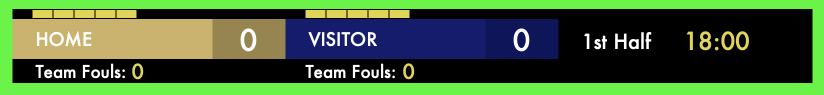
#> input picture Resources/basketballScoreboardImage.png, 1648 x 190 px (shown at 1/2 size); its folder holds 4 pictures in this run
$ python -i scoreboardTest.py   (imports and definitions only)
#> lines starting #> are read from the running program, lines starting #| are printed output that depends on the picture
from tkinter import *
from PIL import ImageTk, Image
from lib import basketballStandalone, basketballClient, wrestlingStandalone, wrestlingClient, baseballStandalone, \
    baseballClient, volleyballStandalone, volleyballClient
from socket import *
import os


fFont = "Lucida Grande"

# [9 lines left out: function resource_path, not called in this run]


def clickBasketball(event=None):
    root.destroy()
    basketballStandalone.start()


def clickWrestling(event):
    root.destroy()
    wrestlingStandalone.start()


def clickBaseball(event):
    root.destroy()
    baseballStandalone.start()

def clickVolleyball(event):
    root.destroy()
    volleyballStandalone.start()


# [22 lines left out: function connectToHost, not called in this run]


ipy=420
porty=ipy+30
connecty = porty+30

baskety = 150
wrestlingy = baskety + 80
volleyy = wrestlingy+80
basey = volleyy + 80

basketpicy = baskety-40
wrestlingpicy = wrestlingy-40
volleypicy = volleyy-40
basepicy=basey-40


def main():
    global root, connectLabel, ipIn, portIn
    root = Tk()
    root.configure(bg='#000000')
    root.title("Scorecast Scoreboards")
    root.geometry('500x500')

    welcomeLabel = Label(root, text='Welcome!\n\n Please Select what scoreboard you would like to use!')
    welcomeLabel.place(x=250, y=40, anchor='c')
    welcomeLabel.config(font=(fFont, 15, 'bold'), fg='#ffffff', bg='#000000')


    selectBasketball = Label(root, text='BASKETBALL', width=15, height=5, fg='#ffffff', bg='#000000')
    selectBasketball.bind("<Button-1>", clickBasketball)
    selectBasketball.place(x=250, y=baskety, anchor='c')

    basketballImagePath = "Resources/basketballScoreboardImage.png"
    basketballImg = ImageTk.PhotoImage(Image.open(basketballImagePath).resize((300, 31)))
    basketballPreview = Label(root, image=basketballImg)
    basketballPreview.bind("<Button-1>", clickBasketball)
    basketballPreview.place(x=250, y=basketpicy, anchor='c')


    selectWrestling = Label(root, text='WRESTLING', width=15, height=5, fg='#ffffff', bg='#000000')
    selectWrestling.bind("<Button-1>", clickWrestling)
    selectWrestling.place(x=250, y=wrestlingy, anchor='c')

    wrestlingImagePath = "Resources/wrestlingScoreboardImage.png"
    wrestlingImg = ImageTk.PhotoImage(Image.open(wrestlingImagePath).resize((300, 27)))
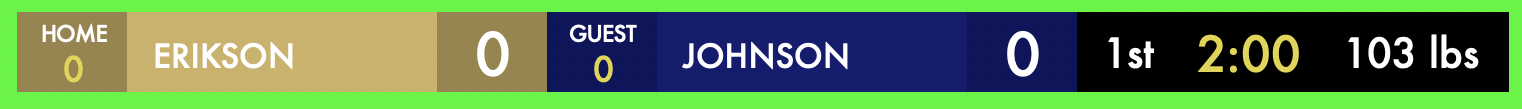
#> input picture Resources/wrestlingScoreboardImage.png, 1522 x 109 px
    wrestlingPreview = Label(root, image=wrestlingImg)
    wrestlingPreview.bind("<Button-1>", clickWrestling)
    wrestlingPreview.place(x=250, y=wrestlingpicy, anchor='c')


    selectVolleyball = Label(root, text='VOLLEYBALL', width = 15, height = 5, fg='#ffffff', bg='#000000')
    selectVolleyball.bind("<Button-1>", clickVolleyball)
    selectVolleyball.place(x=250, y=volleyy, anchor='c')

    volleyballImagePath = "resources/volleyballScoreboardImage.png"
    volleyballImg = ImageTk.PhotoImage(Image.open(volleyballImagePath).resize((300, 27)))
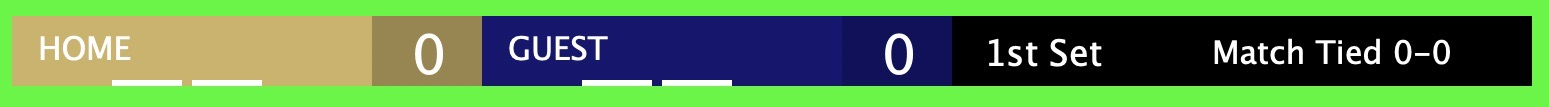
#> input picture Resources/volleyballScoreboardImage.png, 1549 x 107 px, found by its file name
    volleyballPreview = Label(root, image=volleyballImg)
    volleyballPreview.bind("<Button-1>", clickVolleyball)
    volleyballPreview.place(x=250, y=volleypicy, anchor='c')


    selectBaseball = Label(root, text='BASEBALL', width=15, height=5, fg='#ffffff', bg='#000000')
    selectBaseball.bind("<Button-1>", clickBaseball)
    selectBaseball.place(x=250, y=basey, anchor='c')

    baseballImagePath = "resources/baseballScoreboardImage.png"
    baseballImg = ImageTk.PhotoImage(Image.open(baseballImagePath).resize((100, 27)))
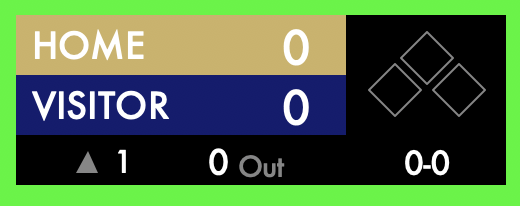
#> input picture Resources/baseballScoreboardImage.png, 520 x 206 px, found by its file name
    baseballPreview = Label(root, image=baseballImg)
    baseballPreview.bind("<Button-1>", clickBaseball)
    baseballPreview.place(x=250, y=basepicy, anchor='c')


    connectLabel = Label(root, text='Connect to Host', width=15, height=1)
    connectLabel.place(x=250, y=connecty, anchor='c')
    connectLabel.bind("<Button-1>", connectToHost)
    ipStatic = Label(root, text='IP: ', bg='#000000', fg='#ffffff')
    ipStatic.place(x=210, y=ipy, anchor = 'e')
    ipIn = Entry(root, width=10)
    ipIn.place(x=212, y=ipy, anchor='w')

    portStatic = Label(root, text='Port: ', bg='#000000', fg='#ffffff')
    portStatic.place(x=210, y=porty, anchor = 'e')
    portIn = Entry(root, width=10)
    portIn.place(x=212, y=porty, anchor='w')


    menubar = Menu(root)
    fileMenu = Menu(menubar, tearoff = 0)
    fileMenu.add_command(label = 'basketball', command = clickBasketball)
    menubar.add_cascade(label = 'File', menu=fileMenu)
    root.config(menu = menubar)
    root.mainloop()


# [1 line not run here, left out]

>>> result = main()
